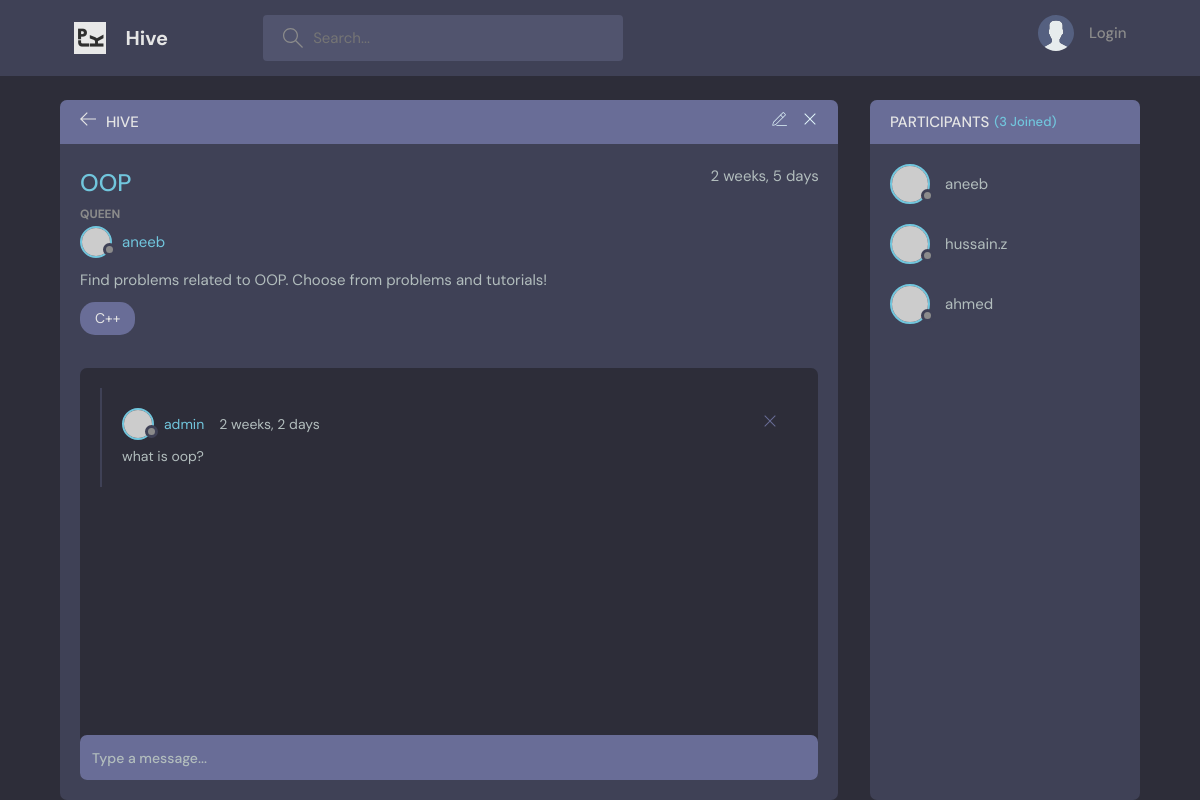
Before: /hive/1/ with the older database file.
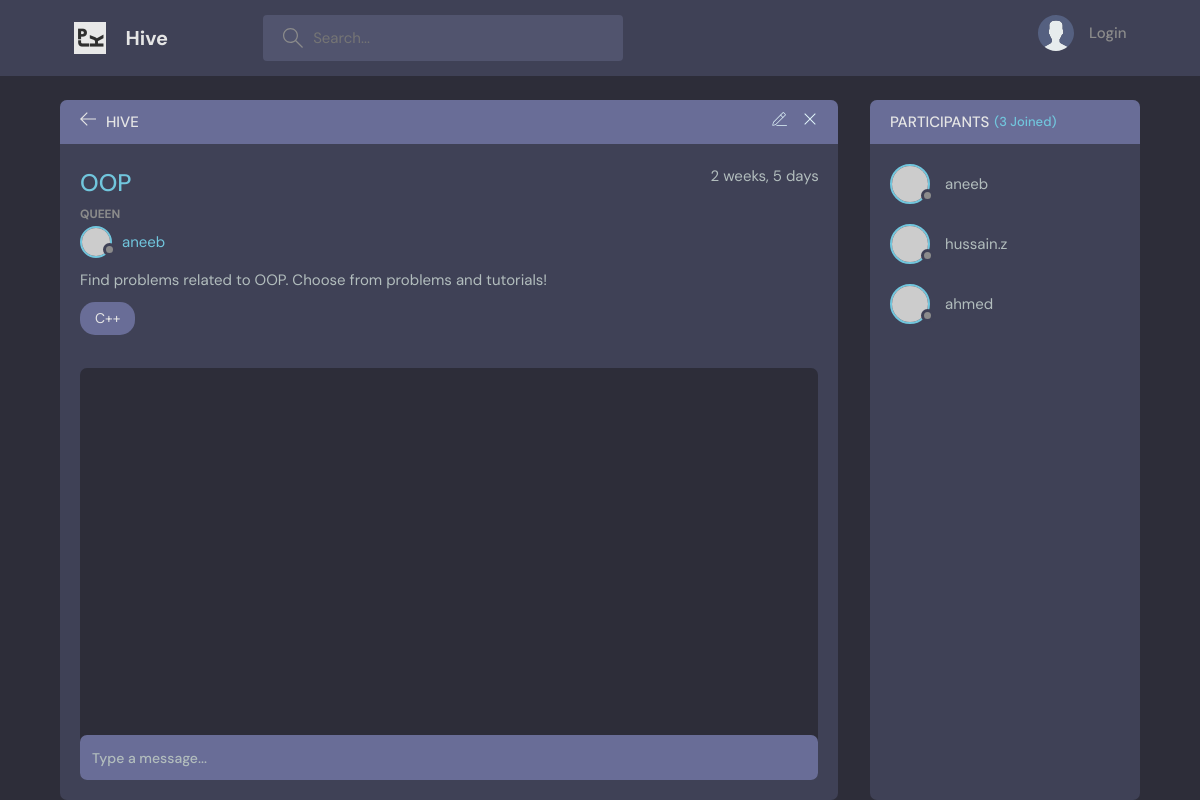
After: the same page with the newer database file.
### home/models.py (models this page shows, shortened)
class Message(models.Model):
  user = models.ForeignKey(User, on_delete=models.CASCADE)
  hive = models.ForeignKey(Hive, on_delete=models.CASCADE) #delete all msgs with the room
  body = models.TextField()
  updated = models.DateTimeField(auto_now=True) #auto timestamp
  created_at = models.DateTimeField(auto_now_add=True)
  class Meta:
    ordering = ['-updated', '-created_at']

### home/views.py (the view, shortened to what this page needs)
# urls.py: path('hive/<str:pk>/', views.hive, name="hive"),
def hive(request, pk):
  hive = Hive.objects.get(id=pk)
  chats = hive.message_set.all().order_by('-created_at')  # get all messages for that hive
  title = f"{hive.buzz} - Hive"
  members = hive.members.all()
  context = {
    'hive': hive,
    'chats': chats,
    'title': title,
    'members': members,
  }
  return render(request, 'home/hive.html', context)

### home/models.py (called while the page is built)
  def __str__(self):
    return self.name

### home/templates/home/hive.html (shortened to what the changed rows need)
{% extends 'main.html' %}
{% block content %}
    <main class="profile-page layout layout--2">
      <div class="container">
        <div class="room">
          <div class="room__box scroll">
            <div class="room__conversation">
              <div class="threads scroll">
                {% for chat in chats %}
                <div class="thread">
                  <div class="thread__top">
                    <div class="thread__author">
                      <a href="{% url 'user-profile' user.id %}" class="thread__authorInfo">
                        <div class="avatar avatar--small">
                          <img src="https://randomuser.me/api/portraits/men/37.jpg" />
                        </div>
                        <span>{{chat.user}}</span>
                      </a>
                      <span class="thread__date">{{chat.created_at | timesince }}</span>
                    </div>
                    <div class="thread__delete">
                      <svg version="1.1" xmlns="http://www.w3.org/2000/svg" width="32" height="32" viewBox="0 0 32 32">
                        <title>remove</title>
                        <path
                          d="M27.314 6.019l-1.333-1.333-9.98 9.981-9.981-9.981-1.333 1.333 9.981 9.981-9.981 9.98 1.333 1.333 9.981-9.98 9.98 9.98 1.333-1.333-9.98-9.98 9.98-9.981z"
                        ></path>
                      </svg>
                    </div>
                  </div>
                  <div class="thread__details">
                    {{chat.body}}
                  </div>
                </div>
                {% endfor %}
              </div>
            </div>
          </div>
        </div>
        <div class="participants">
          <div class="participants__list scroll">
            {% for member in members %}
            <a href="profile.html" class="participant">
              <div class="avatar avatar--medium">
                <img src="https://randomuser.me/api/portraits/men/37.jpg" />
              </div>
              <p>
                {{member.username}}
              </p>
            </a>
            {% endfor %}
          </div>
        </div>
      </div>
    </main>
{% endblock %}

Changed rows visible on the page:
removed Message: user "admin", created_at "2 weeks, 2 days", body "what is oop?"
